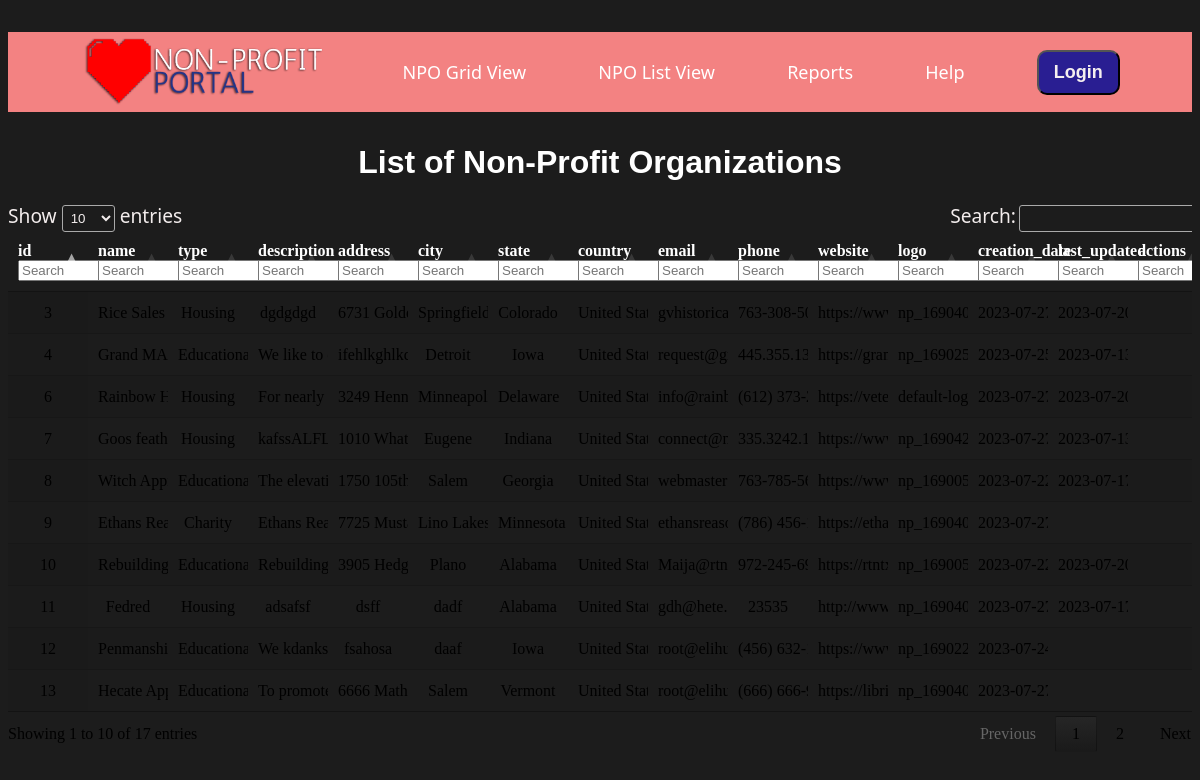
The page /npo-list.php on the database as committed earlier.
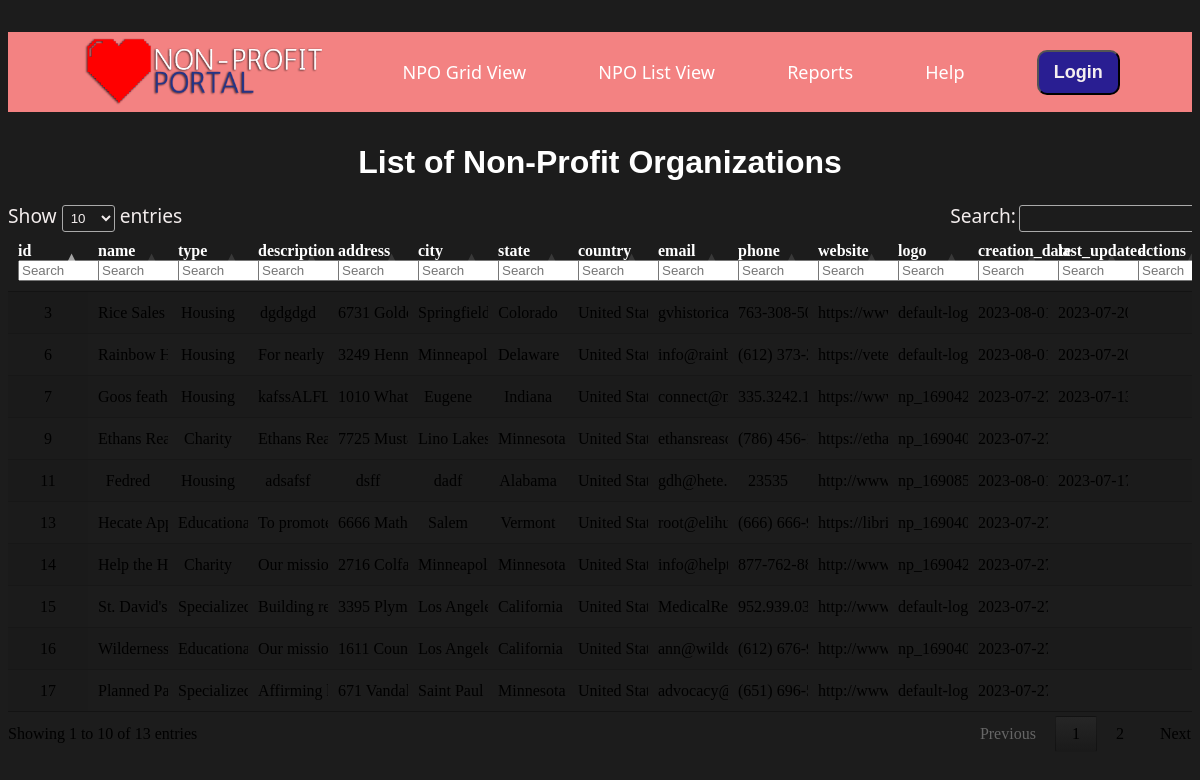
The same page on the database as committed later.
### tables this page shows
CREATE TABLE `organization` (
  `id` int(11) NOT NULL,
  `name` varchar(255) NOT NULL,
  `type` varchar(100) NOT NULL,
  `description` text NOT NULL,
  `address` varchar(255) NOT NULL,
  `city` varchar(100) NOT NULL,
  `state` varchar(100) NOT NULL,
  `country` varchar(100) NOT NULL DEFAULT 'United States',
  `email` varchar(255) NOT NULL,
  `phone` varchar(20) NOT NULL,
  `website` varchar(500) NOT NULL,
  `logo_url` varchar(500) NOT NULL,
  `logo` varchar(500) NOT NULL,
  `creation_date` timestamp NOT NULL DEFAULT current_timestamp() ON UPDATE current_timestamp(),
  `last_updated` timestamp NULL DEFAULT NULL,
  `created_by` varchar(255) NOT NULL DEFAULT 'superadmin@gmail.com'
);

### npo-list.php (the view, shortened to what this page needs)
<!DOCTYPE html>
<html lang="en" style="background-color: #1c1c1c">
<head>
  <link href="./styles.css" rel="stylesheet" type="text/css" media="all" />
  <link rel="stylesheet" type="text/css" href="//cdn.datatables.net/1.10.12/css/jquery.dataTables.css">
  <link href="https://cdnjs.cloudflare.com/ajax/libs/datatables/1.10.12/css/dataTables.bootstrap.min.css" rel="stylesheet"/>
</head>
<body>
  <?php
  include_once "header.php";
  require_once "connection.php";
  ?>
  <h1 style="text-align: center;">List of Non-Profit Organizations</h1>
  <div class="table-container">
    <table id="npoTable" class="display" cellspacing="0">
      <thead>
        <tr>
          <th style="color: white;">id</th>
          <th style="color: white;">name</th>
          <th style="color: white;">type</th>
          <th style="color: white;">description</th>
          <th style="color: white;">address</th>
          <th style="color: white;">city</th>
          <th style="color: white;">state</th>
          <th style="color: white;">country</th>
          <th style="color: white;">email</th>
          <th style="color: white;">phone</th>
          <th style="color: white;">website</th>
          <th style="color: white;">logo</th>
          <th style="color: white;">creation_date</th>
          <th style="color: white;">last_updated</th>
          <th style="color: white;">actions</th>
        </tr>
      </thead>
      <tbody>
        <?php
        $conn = new mysqli($dbhost, $dbuser, $dbpass, $dbname);
        $sql = "SELECT * FROM organization";
        $result = $conn->query($sql);
        if ($result->num_rows > 0) {
          while ($row = $result->fetch_assoc()) {
            echo '<tr>
                    <td><div onclick="window.location.href=\'view-npo.php?id='.$row["id"].'\';">' . $row["id"] . '</div></td>
                    <td><div onclick="window.location.href=\'view-npo.php?id='.$row["id"].'\';">' . $row["name"] . '</div></td>
                    <td><div onclick="window.location.href=\'view-npo.php?id='.$row["id"].'\';">' . $row["type"] . '</div></td>
                    <td><div onclick="window.location.href=\'view-npo.php?id='.$row["id"].'\';">' . $row["description"] . '</div></td>
                    <td><div onclick="window.location.href=\'view-npo.php?id='.$row["id"].'\';">' . $row["address"] . '</div></td>
                    <td><div onclick="window.location.href=\'view-npo.php?id='.$row["id"].'\';">' . $row["city"] . '</div></td>
                    <td><div onclick="window.location.href=\'view-npo.php?id='.$row["id"].'\';">' . $row["state"] . '</div></td>
                    <td><div onclick="window.location.href=\'view-npo.php?id='.$row["id"].'\';">' . $row["country"] . '</div></td>
                    <td><div onclick="window.location.href=\'view-npo.php?id='.$row["id"].'\';">' . $row["email"] . '</div></td>
                    <td><div onclick="window.location.href=\'view-npo.php?id='.$row["id"].'\';">' . $row["phone"] . '</div></td>
                    <td><div onclick="window.location.href=\'view-npo.php?id='.$row["id"].'\';">' . $row["website"] . '</div></td>
                    <td><div onclick="window.location.href=\'view-npo.php?id='.$row["id"].'\';">' . $row["logo"] . '</div></td>
                    <td><div onclick="window.location.href=\'view-npo.php?id='.$row["id"].'\';">' . $row["creation_date"] . '</div></td>
                    <td><div onclick="window.location.href=\'view-npo.php?id='.$row["id"].'\';">' . $row["last_updated"] . '</div></td>
                    <td>';
            echo '</td></tr>';
          }
        } else {
          echo "<tr><td colspan='14'>0 results</td></tr>";
        }
        ?>
      </tbody>
    </table>
  </div>
</body>
</html>

Rows that differ between the two databases and show on the page:
removed organization: id "4", name "Grand…", type "Educa…", description "We lik…", address "ifehlk…", city "Detroit", state "Iowa", country "United…", email "reques…", phone "445.3…", website "https:/…", logo "np_16…", creation_date "2023-…", last_updated "2023-…"
removed organization: id "8", name "Witch…", type "Educa…", description "The el…", address "1750…", city "Salem", state "Georgia", country "United…", email "webm…", phone "763-7…", website "https:/…", logo "np_16…", creation_date "2023-…", last_updated "2023-…"
removed organization: id "10", name "Rebuil…", type "Educa…", description "Rebuil…", address "3905…", city "Plano", state "Alabama", country "United…", email "Maija…", phone "972-2…", website "https:/…", logo "np_16…", creation_date "2023-…", last_updated "2023-…"
removed organization: id "12", name "Penma…", type "Educa…", description "We kd…", address "fsahosa", city "daaf", state "Iowa", country "United…", email "root@…", phone "(456)…", website "https:/…", logo "np_16…", creation_date "2023-…"
changed organization "dgdgdgd": logo "np_16…" → "defaul…"
now on this page (row edited): organization: id "14", name "Help t…", type "Charity", description "Our m…", address "2716…", city "Minne…", state "Minnesota", country "United…", email "info@…", phone "877-7…", website "http://…", logo "np_16…", creation_date "2023-…"
now on this page (row edited): organization: id "15", name "St. Da…", type "Specia…", description "Buildi…", address "3395…", city "Los A…", state "California", country "United…", email "Medic…", phone "952.9…", website "http://…", logo "defaul…", creation_date "2023-…"
now on this page (row edited): organization: id "16", name "Wilder…", type "Educa…", description "Our m…", address "1611…", city "Los A…", state "California", country "United…", email "ann@…", phone "(612)…", website "http://…", logo "np_16…", creation_date "2023-…"
now on this page (row edited): organization: id "17", name "Planne…", type "Specia…", description "Affir…", address "671 V…", city "Saint Paul", state "Minnesota", country "United…", email "advoc…", phone "(651)…", website "http://…", logo "defaul…", creation_date "2023-…"
Other text that changed with them:
text written by a page script: "Show entries Search: Showing 1 to 10 of 17 entries Previous 1 2 Next" → "Show entries Search: Showing 1 to 10 of 13 entries Previous 1 2 Next"
